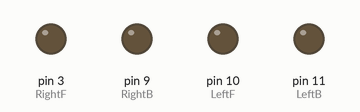
A sketch run on a simulated Arduino Uno, built with avr-gcc and run on an emulated ATmega328P. Parts: output pins drawn as LEDs (lit = HIGH).

Above: at 0.2 s.
Timing chart, 0 to 1.7 s (numbered marks = the images above):
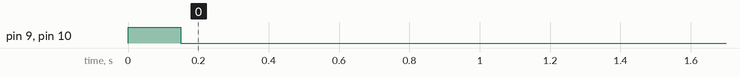

The sketch:

degree90.ino
```cpp
const int RightF = 3;  const int RightB = 9;
const int LeftF = 10; const int LeftB = 11;

void setup() {
  // put your setup code here, to run once:
  pinMode(RightF, OUTPUT); pinMode(RightB, OUTPUT);
  pinMode(LeftF, OUTPUT);  pinMode(LeftB, OUTPUT);

  analogWrite(LeftF, 255);
  analogWrite(RightB,-10);
  // analogWrite(LeftB, 0);
  // analogWrite(RightF, 0);/
  delay(150);

  analogWrite(LeftF, 0);
  analogWrite(RightB, 0);
}

void loop() {
  // put your main code here, to run repeatedly:

}
```
